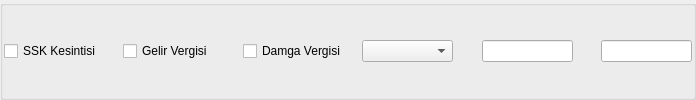
        <widget class="QGroupBox" name="group_box_aile_yardimi">
         <property name="sizePolicy">
          <sizepolicy hsizetype="Expanding" vsizetype="Expanding">
           <horstretch>0</horstretch>
           <verstretch>0</verstretch>
          </sizepolicy>
         </property>
         <property name="font">
          <font>
           <pointsize>9</pointsize>
          </font>
         </property>
         <property name="title">
          <string/>
         </property>
         <layout class="QGridLayout" name="gridLayout_54" columnstretch="5,5,5,4,1,4,1,4">
          <property name="margin">
           <number>1</number>
          </property>
          <item row="0" column="5">
           <widget class="QCommaEdit" name="comma_edit_aile_yardimi_yuzdesi">
            <property name="sizePolicy">
             <sizepolicy hsizetype="Expanding" vsizetype="Fixed">
              <horstretch>0</horstretch>
              <verstretch>0</verstretch>
             </sizepolicy>
            </property>
            <property name="font">
             <font>
              <pointsize>9</pointsize>
             </font>
            </property>
            <property name="whatsThis">
             <string>Sayilari formatina(Or:1,000,234.50) donusturur. </string>
            </property>
            <property name="QCommaEdit" stdset="0">
             <rect>
              <x>0</x>
              <y>0</y>
              <width>100</width>
              <height>100</height>
             </rect>
            </property>
           </widget>
          </item>
          <item row="0" column="7">
           <widget class="QCommaEdit" name="comma_edit_aile_yardimi_tutari">
            <property name="sizePolicy">
             <sizepolicy hsizetype="Expanding" vsizetype="Fixed">
              <horstretch>0</horstretch>
              <verstretch>0</verstretch>
             </sizepolicy>
            </property>
            <property name="font">
             <font>
              <pointsize>9</pointsize>
             </font>
            </property>
            <property name="whatsThis">
             <string>Sayilari formatina(Or:1,000,234.50) donusturur. </string>
            </property>
            <property name="QCommaEdit" stdset="0">
             <rect>
              <x>0</x>
              <y>0</y>
              <width>100</width>
              <height>100</height>
             </rect>
            </property>
           </widget>
          </item>
          <item row="0" column="4">
           <spacer name="horizontalSpacer_60">
            <property name="orientation">
             <enum>Qt::Horizontal</enum>
            </property>
            <property name="sizeHint" stdset="0">
             <size>
              <width>40</width>
              <height>20</height>
             </size>
            </property>
           </spacer>
          </item>
          <item row="0" column="6">
           <spacer name="horizontalSpacer_61">
            <property name="orientation">
             <enum>Qt::Horizontal</enum>
            </property>
            <property name="sizeHint" stdset="0">
             <size>
              <width>40</width>
              <height>20</height>
             </size>
            </property>
           </spacer>
          </item>
          <item row="0" column="0">
           <widget class="QCheckBox" name="check_box_aile_yardimi_ssk_kesintisi">
            <property name="sizePolicy">
             <sizepolicy hsizetype="Expanding" vsizetype="Fixed">
              <horstretch>0</horstretch>
              <verstretch>0</verstretch>
             </sizepolicy>
            </property>
            <property name="font">
             <font>
              <pointsize>9</pointsize>
             </font>
            </property>
            <property name="text">
             <string>SSK Kesintisi</string>
            </property>
           </widget>
          </item>
          <item row="0" column="1">
           <widget class="QCheckBox" name="check_box_aile_yardimi_gelir_vergisi">
            <property name="sizePolicy">
             <sizepolicy hsizetype="Expanding" vsizetype="Fixed">
              <horstretch>0</horstretch>
              <verstretch>0</verstretch>
             </sizepolicy>
            </property>
            <property name="font">
             <font>
              <pointsize>9</pointsize>
             </font>
            </property>
            <property name="text">
             <string>Gelir Vergisi</string>
            </property>
           </widget>
          </item>
          <item row="0" column="2">
           <widget class="QCheckBox" name="check_box_aile_yardimi_damga_vergisi">
            <property name="sizePolicy">
             <sizepolicy hsizetype="Expanding" vsizetype="Fixed">
              <horstretch>0</horstretch>
              <verstretch>0</verstretch>
             </sizepolicy>
            </property>
            <property name="font">
             <font>
              <pointsize>9</pointsize>
             </font>
            </property>
            <property name="text">
             <string>Damga Vergisi</string>
            </property>
           </widget>
          </item>
          <item row="0" column="3">
           <widget class="QComboBox" name="combo_box_aile_yardimi_yuzde_mi">
            <property name="sizePolicy">
             <sizepolicy hsizetype="Expanding" vsizetype="Fixed">
              <horstretch>0</horstretch>
              <verstretch>0</verstretch>
             </sizepolicy>
            </property>
            <property name="font">
             <font>
              <pointsize>9</pointsize>
             </font>
            </property>
           </widget>
          </item>
         </layout>
        </widget>
